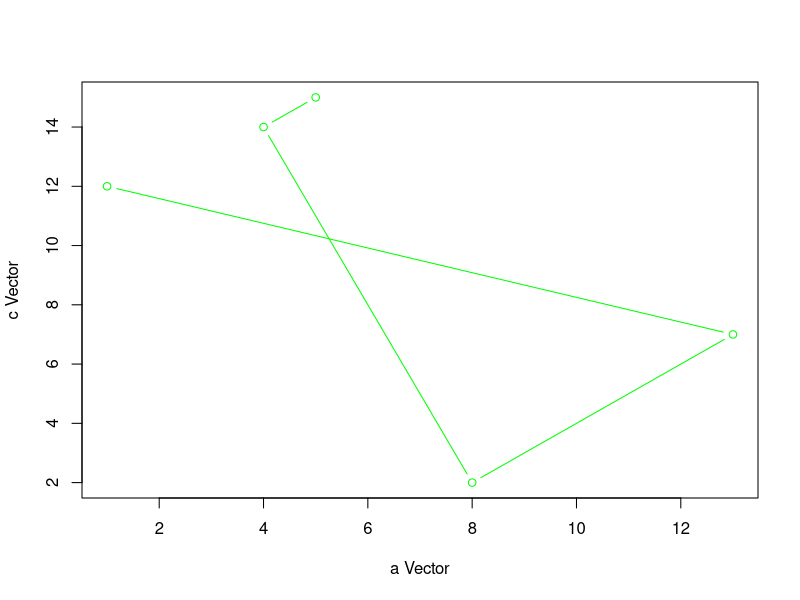
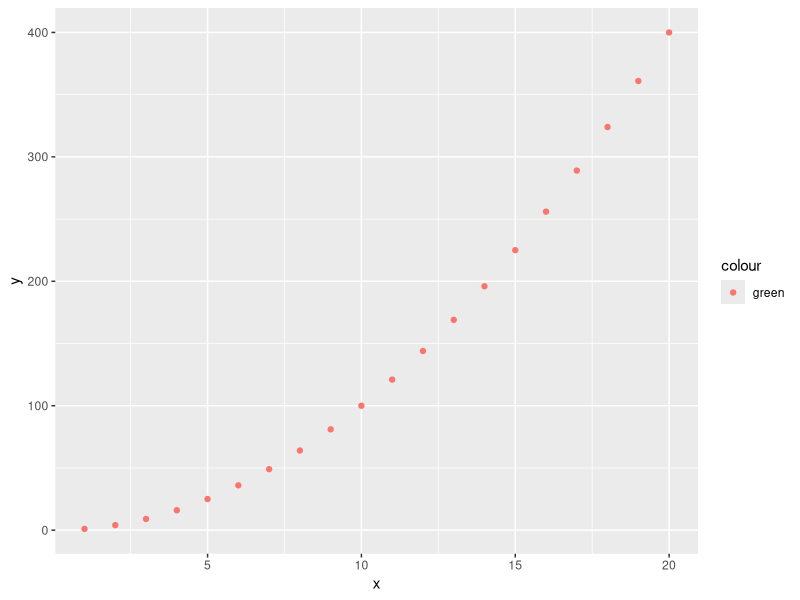
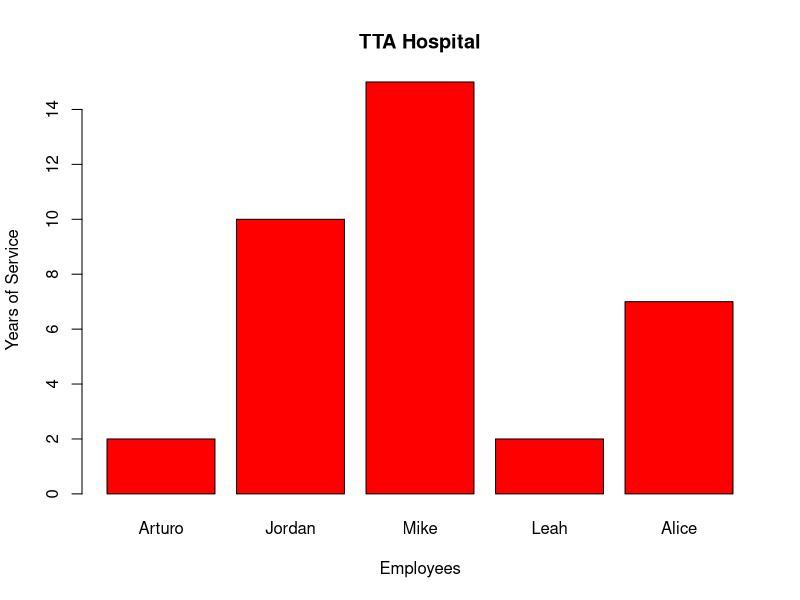

Generate these figures, in order, with R:
print("hello world")
"print"
"helloworld"

#1.
a <- c(1L, 13L, 8L, 4L, 5L)
b <- c(6L, 11L, 3L, 9L, 10L)
c <- c(12L, 7L, 2L, 14L, 15L)

num_matrix <- cbind(a,c,b)
nummatrix <- matrix(num_matrix,nrow=5, ncol=3)
nummatrix

plot(nummatrix, type = "b", col="green", pch=1, xlab="a Vector", ylab="c Vector")
?plot

#2.
Name <- c("Arturo", "Jordan", "Mike", "Leah", "Alice")
Age <- c(25L,32L,43L,23L,30L)
Role <- c("Nurse","Eye Surgeon", "Nurse", "Midwife", "Pediatrician")
Service_Length <- c(2L,10L,15L,2L,7L)

df <- data.frame(Name, Age, Role, Service_Length)
df

#3.
library(ggplot2)
x <-seq(1:20)
y <- x^2
qplot(x, y, geom="point", color = "green")

#4.
barplot(
  Service_Length, names.arg = Name,
  col = "red", xlab = "Employees", ylab = "Years of Service",
  main = "TTA Hospital")

#5.
Qname <- readline("Enter your name:")
Qage <- readline("Enter your age:")

Intro <- paste("Hello", Qname, "You are", Qage, "years old")
print(Intro)

#6.
Seq6 <- seq(20,50)

mean(Seq6)
sum(Seq6)

#7.
Random_vect <- c(runif(10, min = -50, max = 50))